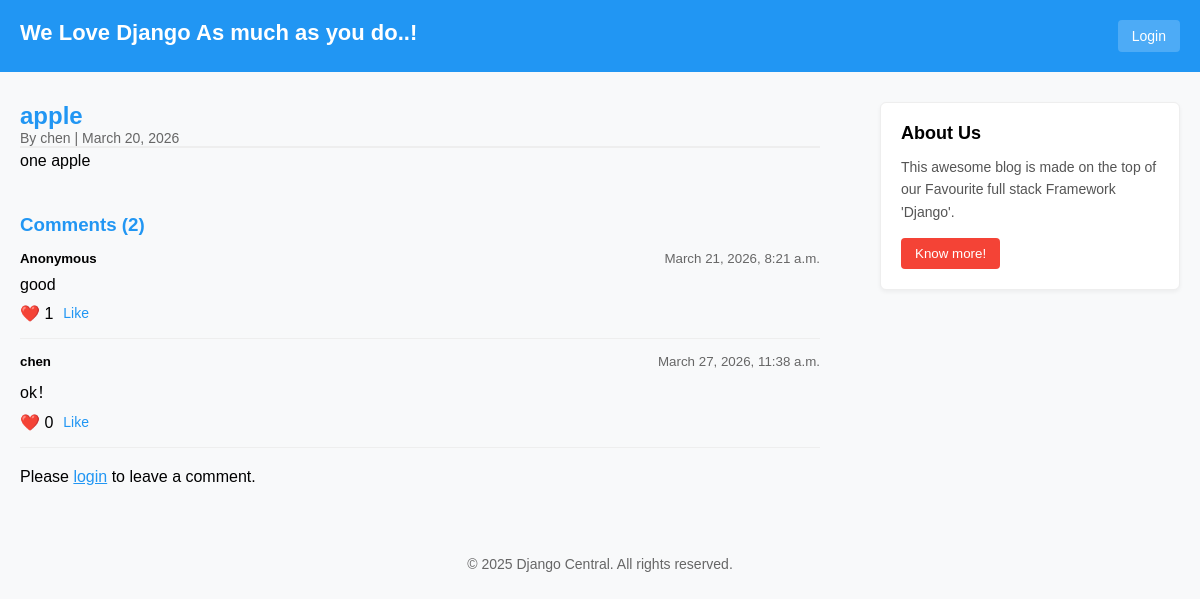
Page /apple/ on the earlier database version.
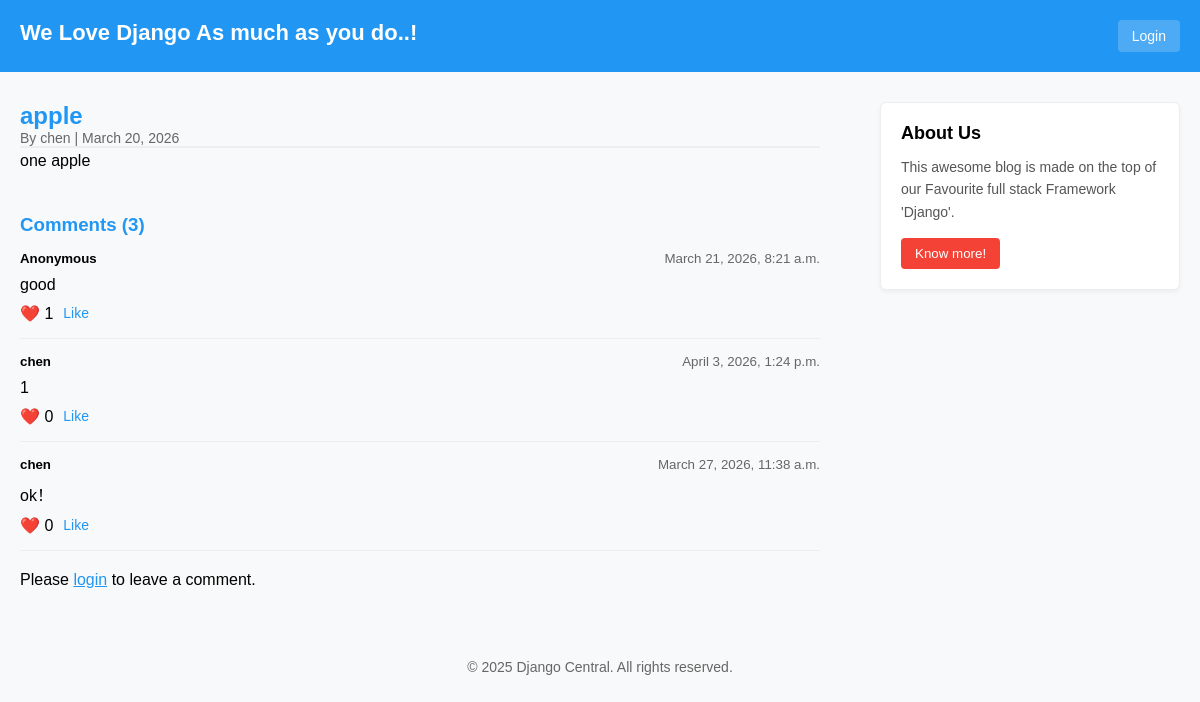
Same page on the later database version.
### blog/models.py (models this page shows, shortened)
class Comment(models.Model):
    post = models.ForeignKey(Post, on_delete=models.CASCADE, related_name='comments')
    user = models.ForeignKey(User, on_delete=models.CASCADE, null=True, blank=True)
    body = models.TextField()
    name = models.CharField(max_length=100)
    created_on = models.DateTimeField(auto_now_add=True)
    likes = models.PositiveIntegerField(default=0)
    active = models.BooleanField(default=True)
    class Meta:
        ordering = ['-likes', '-created_on']

### blog/views.py (the view)
# urls.py: path('<slug:slug>/', views.PostDetail.as_view(), name='post_detail'),
class PostDetail(DetailView):
    model = Post
    template_name = 'blog/post_detail.html'
    def get_context_data(self, **kwargs):
        context = super().get_context_data(** kwargs)
        context['comments'] = self.object.comments.filter(active=True)
        context['comment_form'] = CommentForm()
        return context

### templates/blog/post_detail.html (shortened to what this page needs)
{% extends 'base.html' %}
{% block content %}
<div style="max-width: 800px;">
    <h2 style="color: #2196F3;">{{ post.title }}</h2>
    <p style="color: #666; font-size: 14px;">By {{ post.author.username }} | {{ post.created_date|date:"F j, Y" }}</p>
    <hr style="border: 1px solid #eee;">
    <div style="line-height: 1.6;">{{ post.text|linebreaks }}</div>
    <div style="margin-top: 40px;">
        <h3 style="color: #2196F3;">Comments ({{ comments|length }})</h3>
        {% for comment in comments %}
        <div style="border-bottom: 1px solid #eee; padding: 15px 0;">
            <div style="display: flex; justify-content: space-between; align-items: center;">
                <h5 style="margin: 0;">
                    {% if comment.user %}{{ comment.user.username }}{% else %}Anonymous{% endif %}
                </h5>
                <small style="color: #666;">{{ comment.created_on|date:"F j, Y, g:i a" }}</small>
            </div>
            <p style="margin: 10px 0;">{{ comment.body }}</p>
            <div style="display: flex; align-items: center;">
                <span style="margin-right: 10px;">❤️ {{ comment.likes }}</span>
                <a href="{% url 'like_comment' comment.id %}" style="color: #2196F3; text-decoration: none; font-size: 14px;">Like</a>
            </div>
        </div>
        {% empty %}
        <p>No comments yet. Be the first to comment!</p>
        {% endfor %}
        <div style="margin-top: 20px;">
            {% if user.is_authenticated %}
            <h4 style="color: #2196F3;">Leave a Comment (as {{ user.username }})</h4>
            <form method="POST" action="{% url 'add_comment' post.id %}">
                {% csrf_token %}
                {{ comment_form.as_p }}
                <button type="submit" style="background: #2196F3; color: white; border: none; padding: 8px 16px; border-radius: 4px; cursor: pointer;">
                    Post Comment
                </button>
            </form>
            {% else %}
            <p>Please <a href="{% url 'login' %}" style="color: #2196F3;">login</a> to leave a comment.</p>
            {% endif %}
        </div>
    </div>
</div>
{% endblock %}

Differences in the rows shown:
added Comment: user.username "chen", created_on "April 3, 2026, 1:24 p.m.", body "1", likes "0"
Other differences:
{{ comments|length }}: "2" → "3"
